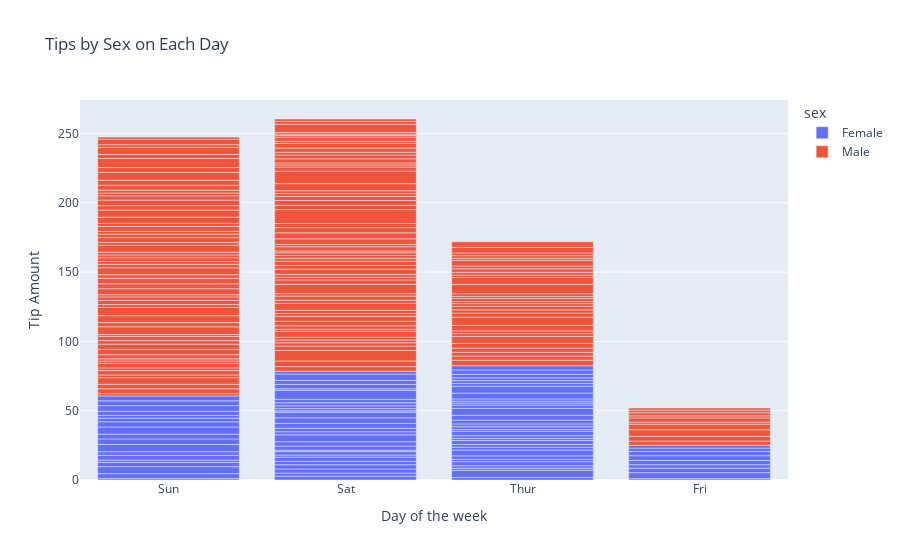

The cell this chart's notebook holds for it:
### Code cell
df_tips = px.data.tips()
px.bar(df_tips, x="day",y='tip',color='sex',
      title="Tips by Sex on Each Day",
      labels ={'tip':'Tip Amount','day':'Day of the week'} 
      )

### Figure 1 — Plotly figure (JSON) as saved in the notebook; plotly's stock layout.template omitted (floating-point values rounded to 4 significant figures; data arrays with more than 128 entries replaced by an {"elided": "..."} marker saying what was removed)
{"data": [{"alignmentgroup": "True", "hovertemplate": "sex=Female<br>Day of the week=%{x}<br>Tip Amount=%{y}<extra></extra>", "legendgroup": "Female", "marker": {"color": "#636efa", "pattern": {"shape": ""}}, "name": "Female", "offsetgroup": "Female", "orientation": "v", "showlegend": true, "textposition": "auto", "type": "bar", "x": ["Sun", "Sun", "Sun", "Sun", "Sun", "Sun", "Sat", "Sat", "Sat", "Sat", "Sat", "Sat", "Sun", "Sun", "Sat", "Sat", "Sat", "Sat", "Sat", "Sat", "Sat", "Thur", "Thur", "Fri", "Fri", "Fri", "Fri", "Fri", "Sat", "Sat", "Sat", "Sat", "Sat", "Sun", "Sun", "Thur", "Thur", "Thur", "Thur", "Thur", "Thur", "Thur", "Thur", "Thur", "Thur", "Thur", "Thur", "Thur", "Thur", "Thur", "Thur", "Thur", "Thur", "Thur", "Thur", "Thur", "Thur", "Sun", "Sun", "Sun", "Sun", "Sun", "Sat", "Sat", "Sun", "Sun", "Sun", "Thur", "Thur", "Thur", "Thur", "Thur", "Thur", "Thur", "Sat", "Sat", "Sat", "Sat", "Sat", "Fri", "Fri", "Fri", "Fri", "Sat", "Sat", "Sat", "Thur"], "xaxis": "x", "y": [1.01, 3.61, 5, 3.02, 1.67, 3.5, 2.75, 2.23, 3, 3, 2.45, 3.07, 2.6, 5.2, 1.5, 2.47, 1, 3, 3.14, 5, 2.2, 1.83, 5.17, 1, 4.3, 3.25, 2.5, 3, 2.5, 3.48, 4.08, 4, 1, 4, 3.5, 1.5, 1.8, 2.92, 1.68, 2.52, 4.2, 2, 2, 2.83, 1.5, 2, 3.25, 1.25, 2, 2, 2.75, 3.5, 5, 2.3, 1.5, 1.36, 1.63, 5.14, 3.75, 2.61, 2, 3, 1.61, 2, 4, 3.5, 3.5, 4.19, 5, 2, 2.01, 2, 2.5, 3.23, 2.23, 2.5, 6.5, 1.1, 3.09, 3.48, 3, 2.5, 2, 2.88, 4.67, 2, 3], "yaxis": "y"}, {"alignmentgroup": "True", "hovertemplate": "sex=Male<br>Day of the week=%{x}<br>Tip Amount=%{y}<extra></extra>", "legendgroup": "Male", "marker": {"color": "#EF553B", "pattern": {"shape": ""}}, "name": "Male", "offsetgroup": "Male", "orientation": "v", "showlegend": true, "textposition": "auto", "type": "bar", "x": {"elided": "157 str values"}, "xaxis": "x", "y": {"elided": "157 float values"}, "yaxis": "y"}], "layout": {"barmode": "relative", "legend": {"title": {"text": "sex"}, "tracegroupgap": 0}, "title": {"text": "Tips by Sex on Each Day"}, "xaxis": {"anchor": "y", "domain": [0, 1], "title": {"text": "Day of the week"}}, "yaxis": {"anchor": "x", "domain": [0, 1], "title": {"text": "Tip Amount"}}}}
